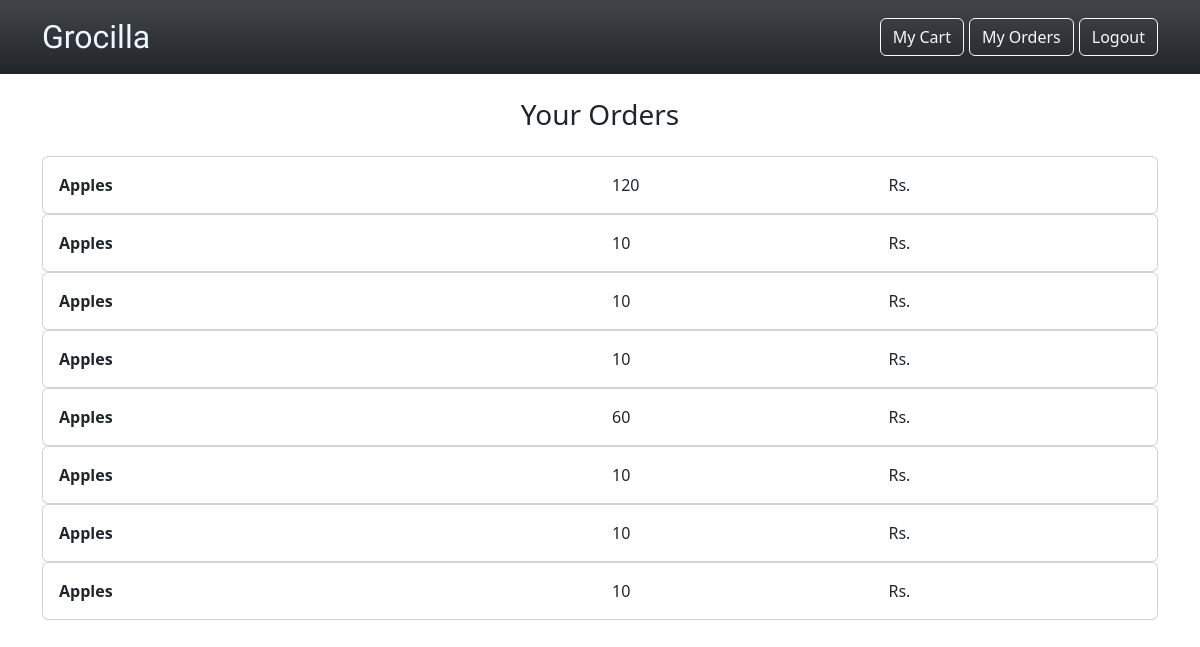
/user_orders (signed in), run on the app's committed database.
### webapp/models.py (models this page shows)
class Order(db.Model):
    orderid = db.Column(db.Integer, primary_key=True)
    userid = db.Column(db.Integer, db.ForeignKey('users.id'))
    categoryid = db.Column(db.Integer, db.ForeignKey('categories.cid'))
    productid = db.Column(db.Integer, db.ForeignKey('products.pid'))
    categoryname = db.Column(db.String(50))
    quantity_of_product = db.Column(db.Integer)
    product_name = db.Column(db.String(50))

### webapp/views.py (the view)
@views.route("/user_orders")
@user_required
@login_required
def user_orders():
    user_id=current_user.id
    orders = Order.query.filter_by(userid=user_id).all()
    return render_template("user_orders.html", orders=orders)

### webapp/views.py (called while the page is built)
def user_required(func):
    @wraps(func)
    def decorated_function(*args, **kwargs):
        if not current_user.is_authenticated:
            if current_user.role != 'user':
                flash('You need to be logged in as a user to access this page!', category='error')
                return redirect(url_for('auth.user_login'))
        return func(*args, **kwargs)
    return decorated_function

### webapp/templates/user_orders.html
{% extends "user_base.html" %}
{% block body %}
<div class="container mb-4">
    <div class="text-center my-4" >
        <h3>Your Orders</h3>
    </div>
    {% for order in orders %}
    <div class="row">
    <div class="col">
        <div class="card">
        <div class="card-body">
            <div class="row">
                <div class="col-6">
                    <b>{{ order["product_name"] }}</b>
                </div>
                <div class="col-3">
                    {{ order['quantity_of_product'] }} {{ order['productid']['unit'] }}
                </div>
                <div class="col-3">
                    Rs. {{ order["total_price"] }}
                </div>
            </div>
        </div>
        </div>
    </div>
    </div>
        {% endfor %}
</div>
{% endblock body %}

### webapp/templates/user_base.html (shortened to what this page needs)
<!DOCTYPE html>
<html lang="en">
<head>
    <link href="https://cdn.jsdelivr.net/npm/bootstrap@5.3.0/dist/css/bootstrap.min.css" rel="stylesheet">
    <link rel="stylesheet" href="https://cdnjs.cloudflare.com/ajax/libs/font-awesome/6.4.0/css/all.min.css" />
</head>
<body>
    <nav class="navbar navbar-expand-lg bg-dark sticky-top bg-gradient">
        <div class="container">
            <a class="navbar-brand" href="/" style="font-family: 'Bagel Fat One';font-size: 32px; color: aliceblue;">Grocilla</a>
            <div class="collapse navbar-collapse" id="navbarSupportedContent">
                <div class="navbar-nav ms-auto mb-2 mb-lg-0">
                    <a href="/user_bookings" class="btn btn-outline-light" style="margin-left: 5px">My Cart</a>
                    <a href="/user_orders" class="btn btn-outline-light" style="margin-left: 5px">My Orders</a>
                    <a href="/logout" class="btn btn-outline-light" style="margin-left: 5px">Logout</a>
                </div>
            </div>
        </div>
    </nav>
    {% block body %} {% endblock %}
</body>
</html>

### data on the page
Order: product_name "Apples", quantity_of_product "120"
Order: product_name "Apples", quantity_of_product "10"
Order: product_name "Apples", quantity_of_product "10"
Order: product_name "Apples", quantity_of_product "10"
Order: product_name "Apples", quantity_of_product "60"
Order: product_name "Apples", quantity_of_product "10"
Order: product_name "Apples", quantity_of_product "10"
Order: product_name "Apples", quantity_of_product "10"
